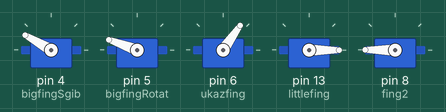
Recording of a sketch running on a simulated Arduino Uno, built with avr-gcc and run on an emulated ATmega328P. Parts: 5 × servo.

Above: at 5.05 s.
At 12.45 s:
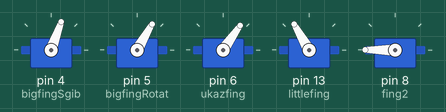
At 19.95 s:
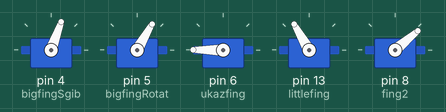
Timing chart, 0 to 24.5 s (numbered marks = the images above):
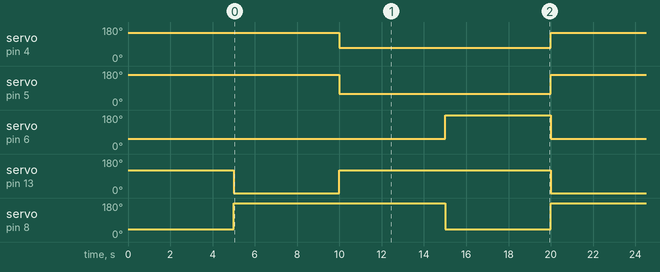

The sketch:

STOP1_auto_sign_work.ino
```cpp
#include <Servo.h> //добавляем библиотеку для работы сервоприводов

//создаем обьекты для сервоприводов и называем их соответственно пальцам на руке
Servo bigfingSgib; //серво, отвечающая за сгиб большого пальца
Servo bigfingRotat; //серво, отвечающая за поворот большого пальца
Servo ukazfing; //серво, отвечающая за сгиб указательного пальца
Servo littlefing; //серво, отвечающая за сгиб мизинца
Servo fing2; //серво, отвечающая за сгиб двух пальцев(средний и безымянный)

//переменные для хранения значений согнутого и разогнутого состояния пальцев для сервпориводов
//переменные max*** для хранения значения при котором палец согнут
//переменные min*** для хранения значения при котором палец разогнут
int maxbfs = 70, minbfs = 150; //вышеуказанные значения для сгиба большого пальца
int maxbfr = 60, minbfr = 160; //вышеуказанные значения для поворота большого пальца
int maxuf = 180, minuf = 55; //вышеуказанные значения для сгиба указательного пальца
int maxltlf = 0, minltlf = 120; //вышеуказанные значения для сгиба мизинца
int maxf2 = 180, minf2 = 40; //вышеуказанные значения для сгиба среднего и безымянного пальцев

//функция, отвечающая за поворот сервоприводов в зависимости от поступающих в нее значений
//если поступает 1 - согнуть палец, если поступает 0 - разогнуть палец
//функция создана для удобства написания программы (функциональный стиль)
void serv (int bfs, int bfr, int uf, int ltlf, int f2) {
  //для сгиба большого пальца
  if (bfs == 1)
    bigfingSgib.write(maxbfs);
  else
    bigfingSgib.write(minbfs);
  //для поворота большого пальца
  if (bfr == 1)
    bigfingRotat.write(maxbfr);
  else
    bigfingRotat.write(minbfr);
  //для сгиба указательного пальца
  if (uf == 1)
    ukazfing.write(maxuf);
  else
    ukazfing.write(minuf);
  //для сгиба мизинца
  if (ltlf == 1)
    littlefing.write(maxltlf);
  else
    littlefing.write(minltlf);
  //для сгиба среднего и безымянного пальцев
  if (f2 == 1)
    fing2.write(maxf2);
  else
    fing2.write(minf2);
}

//функция, задающая параметры для функции serv, формирующая знак OK
void OK_sign (void) {
  serv(1, 1, 1, 0, 0);
}

//функция, задающая параметры для функции serv, формирующая знак Коза
void GOAT_sign (void) {
  serv(1, 1, 0, 0, 1);
}

//функция, задающая параметры для функции serv, формирующая знак Пистолетик
void PISTOL_sign (void) {
  serv(0, 0, 0, 1, 1);
}

void setup() {
  //прописываем пины для сервпориводов
  bigfingSgib.attach(4);
  bigfingRotat.attach(5);
  ukazfing.attach(6);
  littlefing.attach(13);
  fing2.attach(8);

  serv(0, 0, 0, 0, 0); //первым (стартовым) жестом показываем ладонь
  delay(5000);
}

void loop() {
  PISTOL_sign(); //демонстрируем Пистолетик
  delay(5000); //ждем 5 секунд
  GOAT_sign(); //демонстрируем Козу
  delay(5000); //ждем 5 секунд
  OK_sign(); //демонстрируем ОК
  delay(5000); //ждем 5 секунд
}
```

Measured:
- by itself, servo on pin 4 (bigfingSgib): alternates 150° for 5.0 s and 70° for 10.0 s
- by itself, servo on pin 5 (bigfingRotat): alternates 160° for 5.0 s and 60° for 10.0 s
- by itself, servo on pin 6 (ukazfing): alternates 180° for 5.0 s and 55° for 10.0 s
- by itself, servo on pin 13 (littlefing): alternates 120° for 10.0 s and 0° for 5.0 s
- by itself, servo on pin 8 (fing2): alternates 180° for 10.0 s and 40° for 5.0 s
